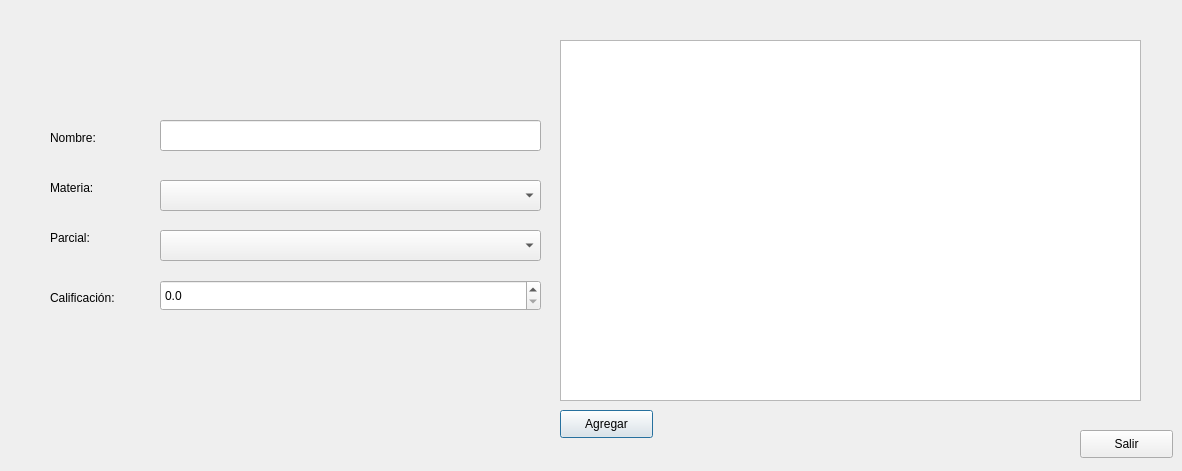
<?xml version="1.0" encoding="UTF-8"?>
<ui version="4.0">
 <class>AddStudentDialog</class>
 <widget class="QDialog" name="AddStudentDialog">
  <property name="geometry">
   <rect>
    <x>0</x>
    <y>0</y>
    <width>1182</width>
    <height>471</height>
   </rect>
  </property>
  <property name="windowTitle">
   <string>Captura Alumnos</string>
  </property>
  <widget class="QLabel" name="label_2">
   <property name="geometry">
    <rect>
     <x>50</x>
     <y>130</y>
     <width>55</width>
     <height>16</height>
    </rect>
   </property>
   <property name="text">
    <string>Nombre:</string>
   </property>
  </widget>
  <widget class="QLabel" name="label_3">
   <property name="geometry">
    <rect>
     <x>50</x>
     <y>180</y>
     <width>55</width>
     <height>16</height>
    </rect>
   </property>
   <property name="text">
    <string>Materia:</string>
   </property>
  </widget>
  <widget class="QLabel" name="label_4">
   <property name="geometry">
    <rect>
     <x>50</x>
     <y>230</y>
     <width>55</width>
     <height>16</height>
    </rect>
   </property>
   <property name="text">
    <string>Parcial:</string>
   </property>
  </widget>
  <widget class="QLabel" name="label_5">
   <property name="geometry">
    <rect>
     <x>50</x>
     <y>290</y>
     <width>71</width>
     <height>16</height>
    </rect>
   </property>
   <property name="text">
    <string>Calificación:</string>
   </property>
  </widget>
  <widget class="QLineEdit" name="txtNombre">
   <property name="geometry">
    <rect>
     <x>160</x>
     <y>120</y>
     <width>381</width>
     <height>31</height>
    </rect>
   </property>
  </widget>
  <widget class="QComboBox" name="cmbMaterias">
   <property name="geometry">
    <rect>
     <x>160</x>
     <y>180</y>
     <width>381</width>
     <height>31</height>
    </rect>
   </property>
  </widget>
  <widget class="QComboBox" name="cmbParciales">
   <property name="geometry">
    <rect>
     <x>160</x>
     <y>230</y>
     <width>381</width>
     <height>31</height>
    </rect>
   </property>
  </widget>
  <widget class="QDoubleSpinBox" name="dsbCalificacion">
   <property name="geometry">
    <rect>
     <x>160</x>
     <y>280</y>
     <width>381</width>
     <height>31</height>
    </rect>
   </property>
   <property name="decimals">
    <number>1</number>
   </property>
   <property name="maximum">
    <double>10.000000000000000</double>
   </property>
  </widget>
  <widget class="QPushButton" name="btnAgegar">
   <property name="geometry">
    <rect>
     <x>560</x>
     <y>410</y>
     <width>93</width>
     <height>28</height>
    </rect>
   </property>
   <property name="text">
    <string>Agregar</string>
   </property>
  </widget>
  <widget class="QPushButton" name="btnSalir">
   <property name="geometry">
    <rect>
     <x>1080</x>
     <y>430</y>
     <width>93</width>
     <height>28</height>
    </rect>
   </property>
   <property name="text">
    <string>Salir</string>
   </property>
  </widget>
  <widget class="QTableWidget" name="tblAlumnnos">
   <property name="geometry">
    <rect>
     <x>560</x>
     <y>40</y>
     <width>581</width>
     <height>361</height>
    </rect>
   </property>
   <property name="rowCount">
    <number>0</number>
   </property>
   <property name="columnCount">
    <number>0</number>
   </property>
  </widget>
 </widget>
 <resources/>
 <connections/>
</ui>
